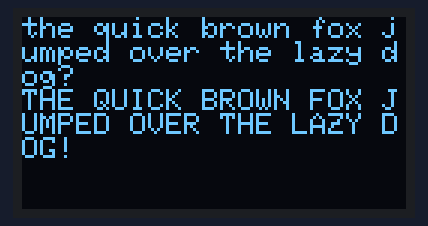
This program was run on a simulated BBC micro:bit (MakeCode). Shown: 128×64 one-colour display. At 5.9 s the program stops and its outputs stay as they are.

Above: at 0.4 s.
At 1.8 s:
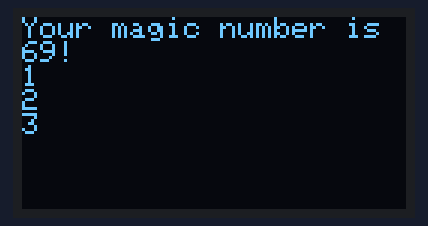
At 3.5 s:
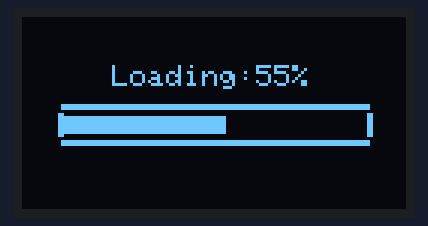
At 4.1 s:
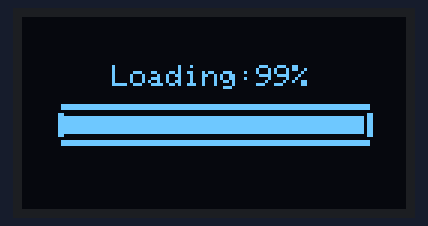
At 6.0 s:
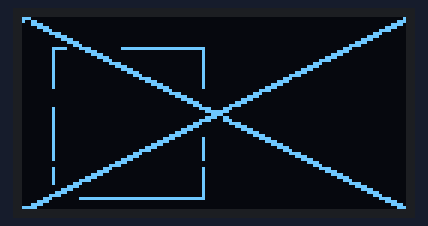

Measured:
- what the display in image 0 shows lasts 1.1 s, from 0.4 s to 1.5 s
- what the display in image 1 shows lasts 1.1 s, from 1.7 s to 2.8 s
- what the display in image 2 shows lasts 0.6 s, from 3.5 s to 4.1 s

The program:

main.ts
```typescript
//% color=#27b0ba icon="\uf26c"
namespace ssd1306 {
    let font: Buffer;

    const SSD1306_SETCONTRAST = 0x81
    const SSD1306_SETCOLUMNADRESS = 0x21
    const SSD1306_SETPAGEADRESS = 0x22
    const SSD1306_DISPLAYALLON_RESUME = 0xA4
    const SSD1306_DISPLAYALLON = 0xA5
    const SSD1306_NORMALDISPLAY = 0xA6
    const SSD1306_INVERTDISPLAY = 0xA7
    const SSD1306_DISPLAYOFF = 0xAE
    const SSD1306_DISPLAYON = 0xAF
    const SSD1306_SETDISPLAYOFFSET = 0xD3
    const SSD1306_SETCOMPINS = 0xDA
    const SSD1306_SETVCOMDETECT = 0xDB
    const SSD1306_SETDISPLAYCLOCKDIV = 0xD5
    const SSD1306_SETPRECHARGE = 0xD9
    const SSD1306_SETMULTIPLEX = 0xA8
    const SSD1306_SETLOWCOLUMN = 0x00
    const SSD1306_SETHIGHCOLUMN = 0x10
    const SSD1306_SETSTARTLINE = 0x40
    const SSD1306_MEMORYMODE = 0x20
    const SSD1306_COMSCANINC = 0xC0
    const SSD1306_COMSCANDEC = 0xC8
    const SSD1306_SEGREMAP = 0xA0
    const SSD1306_CHARGEPUMP = 0x8D
    const xOffset = 0
    const yOffset = 0
    let chipAddress: number = 0x3D;
    let charX = 0
    let charY = 0
    let displayWidth = 128
    let displayHeight = 64 / 8
    let screenSize = 0
    let loadStarted: boolean;
    let loadPercent: number;
    function command(cmd: number, first: number = null, second: number = null) {
        let buf;
        if(second != null)
        {
            buf = pins.createBuffer(6)
            buf[2] = 0x80;
            buf[3] = first;
            buf[4] = 0x80;
            buf[5] = second;
        }
        else if(first != null)
        {
            buf = pins.createBuffer(4)
            buf[2] = 0x80;
            buf[3] = first;
        }
        else
        {
            buf = pins.createBuffer(2)
        }
        buf[0] = 0x80
        buf[1] = cmd

        pins.i2cWriteBuffer(chipAddress, buf, false)
    }
    //% block="clear OLED display"
    //% weight=3
    export function clear() {
        loadStarted = false
        loadPercent = 0
        command(SSD1306_SETCOLUMNADRESS,0x00,displayWidth -1)
        command(SSD1306_SETPAGEADRESS,0x00,displayHeight -1)
        let data = pins.createBuffer(screenSize+1);
        data[0] = 0x40; // Data Mode
        for (let i = 1; i < screenSize+1; i++) {
            data[i] = 0x00
        }
        pins.i2cWriteBuffer(chipAddress, data, false)
        charX = xOffset;
        charY = yOffset;
    }

    function drawLoadingFrame() {
        command(SSD1306_SETCOLUMNADRESS,0x00,displayWidth -1)
        command(SSD1306_SETPAGEADRESS,0x00,displayHeight -1)
        let col = 0
        let page = 0
        let data = pins.createBuffer(17);
        data[0] = 0x40; // Data Mode
        let i = 1
        for (let page = 0; page < displayHeight; page++) {
            for (let col = 0; col < displayWidth; col++) {
                if (page === 3 && col > 12 && col < displayWidth - 12) {
                    data[i] = 0x60
                } else if (page === 5 && col > 12 && col < displayWidth - 12) {
                    data[i] = 0x06
                } else if (page === 4 && (col === 12 || col === 13 || col === displayWidth - 12 || col === displayWidth - 13)) {
                    data[i] = 0xFF
                } else {
                    data[i] = 0x00
                }
                if (i === 16) {
                    pins.i2cWriteBuffer(chipAddress, data, false)
                    i = 1
                } else {
                    i++
                }

            }
        }
        charX = 30
        charY = 2
        writeString("Loading:")
    }
    function drawLoadingBar(percent: number) {
        charX = 78
        charY = 2
        let num = Math.floor(percent)
        writeNum(num)
        writeString("%")
        let width = displayWidth - 14 - 13
        let lastStart = width * (loadPercent / displayWidth)

        command(SSD1306_SETCOLUMNADRESS,14+lastStart,displayWidth -13)
        command(SSD1306_SETPAGEADRESS,4,5)
        let data = pins.createBuffer(2);
        data[0] = 0x40; // Data Mode
        data[1] = 0x7E
        for (let i = lastStart; i < width * (Math.floor(percent) / 100); i++) {
            pins.i2cWriteBuffer(chipAddress, data, false)
        }
        loadPercent = num
    }

    //% block="draw loading bar at $percent percent"
    //% percent.min=0 percent.max=100
    //% weight=2
    export function drawLoading(percent: number) {
        if (loadStarted) {
            drawLoadingBar(percent)
        } else {
            drawLoadingFrame()
            drawLoadingBar(percent)
            loadStarted = true
        }
    }


    //% block="show (without newline) string $str"
    //% weight=6
    export function writeString(str: string) {
        for (let i = 0; i < str.length; i++) {
            if (charX > displayWidth - 6) {
                newLine()
            }
            drawChar(charX, charY, str.charAt(i))
            charX += 6
        }
    }
    //% block="show (without newline) number $n"
    //% weight=5
    export function writeNum(n: number) {
        let numString = n.toString()
        writeString(numString)
    }
    //% block="show string $str"
    //% weight=8
    export function writeStringNewLine(str: string) {
        writeString(str)
        newLine()
    }
    //% block="show number $n"
    //% weight=7
    export function writeNumNewLine(n: number) {
        writeNum(n)
        newLine()
    }
    //% block="insert newline"
    //% weight=4
    export function newLine() {
        charY++
        charX = xOffset
    }
    function drawChar(x: number, y: number, c: string) {
        command(SSD1306_SETCOLUMNADRESS,x,x+5)
        command(SSD1306_SETPAGEADRESS,y,y+1)
        let line = pins.createBuffer(2)
        line[0] = 0x40
        for (let i = 0; i < 6; i++) {
            if (i === 5) {
                line[1] = 0x00
            } else {
                let charIndex = c.charCodeAt(0)
                let charNumber = font.getNumber(NumberFormat.UInt8BE, 5 * charIndex + i)
                line[1] = charNumber

            }
            pins.i2cWriteBuffer(chipAddress, line, false)
        }

    }
    function drawShape(pixels: Array<Array<number>>) {
        let x1 = displayWidth
        let y1 = displayHeight * 8
        let x2 = 0
        let y2 = 0
        for (let i = 0; i < pixels.length; i++) {
            if (pixels[i][0] < x1) {
                x1 = pixels[i][0]
            }
            if (pixels[i][0] > x2) {
                x2 = pixels[i][0]
            }
            if (pixels[i][1] < y1) {
                y1 = pixels[i][1]
            }
            if (pixels[i][1] > y2) {
                y2 = pixels[i][1]
            }
        }
        let page1 = Math.floor(y1 / 8)
        let page2 = Math.floor(y2 / 8)
        let line = pins.createBuffer(2)
        line[0] = 0x40
        for (let x = x1; x <= x2; x++) {
            for (let page = page1; page <= page2; page++) {
                line[1] = 0x00
                for (let i = 0; i < pixels.length; i++) {
                    if (pixels[i][0] === x) {
                        if (Math.floor(pixels[i][1] / 8) === page) {
                            line[1] |= Math.pow(2, (pixels[i][1] % 8))
                        }
                    }
                }
                if (line[1] !== 0x00) {

                    command(SSD1306_SETCOLUMNADRESS,x,x+1)
                    command(SSD1306_SETPAGEADRESS,page,page+1)
                    //line[1] |= pins.i2cReadBuffer(chipAdress, 2)[1]
                    pins.i2cWriteBuffer(chipAddress, line, false)
                }
            }
        }
    }

    //% block="draw line from:|x: $x0 y: $y0 to| x: $x1 y: $y1"
    //% x0.defl=0
    //% y0.defl=0
    //% x1.defl=20
    //% y1.defl=20
    //% weight=1
    export function drawLine(x0: number, y0: number, x1: number, y1: number) {
        let pixels: Array<Array<number>> = []
        let kx: number, ky: number, c: number, i: number, xx: number, yy: number, dx: number, dy: number;
        let targetX = x1
        let targetY = y1
        x1 -= x0; kx = 0; if (x1 > 0) kx = +1; if (x1 < 0) { kx = -1; x1 = -x1; } x1++;
        y1 -= y0; ky = 0; if (y1 > 0) ky = +1; if (y1 < 0) { ky = -1; y1 = -y1; } y1++;
        if (x1 >= y1) {
            c = x1
            for (i = 0; i < x1; i++ , x0 += kx) {
                pixels.push([x0, y0])
                c -= y1; if (c <= 0) { if (i != x1 - 1) pixels.push([x0 + kx, y0]); c += x1; y0 += ky; if (i != x1 - 1) pixels.push([x0, y0]); }
                if (pixels.length > 20) {
                    drawShape(pixels)
                    pixels = []
                    drawLine(x0, y0, targetX, targetY)
                    return
                }
            }
        } else {
            c = y1
            for (i = 0; i < y1; i++ , y0 += ky) {
                pixels.push([x0, y0])
                c -= x1; if (c <= 0) { if (i != y1 - 1) pixels.push([x0, y0 + ky]); c += y1; x0 += kx; if (i != y1 - 1) pixels.push([x0, y0]); }
                if (pixels.length > 20) {
                    drawShape(pixels)
                    pixels = []
                    drawLine(x0, y0, targetX, targetY)
                    return
                }
            }
        }
        drawShape(pixels)
    }

    //% block="draw rectangle from:|x: $x0 y: $y0 to| x: $x1 y: $y1"
    //% x0.defl=0
    //% y0.defl=0
    //% x1.defl=20
    //% y1.defl=20
    //% weight=0
    export function drawRectangle(x0: number, y0: number, x1: number, y1: number) {
        drawLine(x0, y0, x1, y0)
        drawLine(x0, y1, x1, y1)
        drawLine(x0, y0, x0, y1)
        drawLine(x1, y0, x1, y1)
    }
    //% block="initialize OLED at i2caddress $chipAddr with width $width height $height and reset $reset"
    //% width.defl=128
    //% height.defl=64
    //% weight=9
    export function init(width: number, height: number, reset: DigitalPin = null, chipAddr: number = 0x3D) {
        chipAddress = chipAddr
        if(reset != null)
        {
            pins.digitalWritePin(reset, 1);
            control.waitMicros(1000);
            pins.digitalWritePin(reset, 0);
            control.waitMicros(10000);
            pins.digitalWritePin(reset, 1);
        }
        command(SSD1306_DISPLAYOFF);
        command(SSD1306_CHARGEPUMP,0x14);
        command(SSD1306_MEMORYMODE,0x00);
        command(SSD1306_COMSCANDEC);
        command(SSD1306_SEGREMAP|0x01);
        command(SSD1306_SETPRECHARGE,0xF1);
        command(SSD1306_SETVCOMDETECT,0x30);
        command(SSD1306_DISPLAYALLON_RESUME);
        command(SSD1306_DISPLAYON);

        displayWidth = width
        displayHeight = height / 8
        screenSize = displayWidth * displayHeight
        charX = xOffset
        charY = yOffset
        font = hex`
    0000000000
    3E5B4F5B3E
    3E6B4F6B3E
    1C3E7C3E1C
    183C7E3C18
    1C577D571C
    1C5E7F5E1C
    00183C1800
    FFE7C3E7FF
    0018241800
    FFE7DBE7FF
    30483A060E
    2629792926
    407F050507
    407F05253F
    5A3CE73C5A
    7F3E1C1C08
    081C1C3E7F
    14227F2214
    5F5F005F5F
    06097F017F
    006689956A
    6060606060
    94A2FFA294
    08047E0408
    10207E2010
    08082A1C08
    081C2A0808
    1E10101010
    0C1E0C1E0C
    30383E3830
    060E3E0E06
    0000000000
    00005F0000
    0007000700
    147F147F14
    242A7F2A12
    2313086462
    3649562050
    0008070300
    001C224100
    0041221C00
    2A1C7F1C2A
    08083E0808
    0080703000
    0808080808
    0000606000
    2010080402
    3E5149453E
    00427F4000
    7249494946
    2141494D33
    1814127F10
    2745454539
    3C4A494931
    4121110907
    3649494936
    464949291E
    0000140000
    0040340000
    0008142241
    1414141414
    0041221408
    0201590906
    3E415D594E
    7C1211127C
    7F49494936
    3E41414122
    7F4141413E
    7F49494941
    7F09090901
    3E41415173
    7F0808087F
    00417F4100
    2040413F01
    7F08142241
    7F40404040
    7F021C027F
    7F0408107F
    3E4141413E
    7F09090906
    3E4151215E
    7F09192946
    2649494932
    03017F0103
    3F4040403F
    1F2040201F
    3F4038403F
    6314081463
    0304780403
    6159494D43
    007F414141
    0204081020
    004141417F
    0402010204
    4040404040
    0003070800
    2054547840
    7F28444438
    3844444428
    384444287F
    3854545418
    00087E0902
    18A4A49C78
    7F08040478
    00447D4000
    2040403D00
    7F10284400
    00417F4000
    7C04780478
    7C08040478
    3844444438
    FC18242418
    18242418FC
    7C08040408
    4854545424
    04043F4424
    3C4040207C
    1C2040201C
    3C4030403C
    4428102844
    4C9090907C
    4464544C44
    0008364100
    0000770000
    0041360800
    0201020402
    3C2623263C
    1EA1A16112
    3A4040207A
    3854545559
    2155557941
    2154547841
    2155547840
    2054557940
    0C1E527212
    3955555559
    3954545459
    3955545458
    0000457C41
    0002457D42
    0001457C40
    F0292429F0
    F0282528F0
    7C54554500
    2054547C54
    7C0A097F49
    3249494932
    3248484832
    324A484830
    3A4141217A
    3A42402078
    009DA0A07D
    3944444439
    3D4040403D
    3C24FF2424
    487E494366
    2B2FFC2F2B
    FF0929F620
    C0887E0903
    2054547941
    0000447D41
    3048484A32
    384040227A
    007A0A0A72
    7D0D19317D
    2629292F28
    2629292926
    30484D4020
    3808080808
    0808080838
    2F10C8ACBA
    2F102834FA
    00007B0000
    08142A1422
    22142A1408
    AA005500AA
    AA55AA55AA
    000000FF00
    101010FF00
    141414FF00
    1010FF00FF
    1010F010F0
    141414FC00
    1414F700FF
    0000FF00FF
    1414F404FC
    141417101F
    10101F101F
    1414141F00
    101010F000
    0000001F10
    1010101F10
    101010F010
    000000FF10
    1010101010
    101010FF10
    000000FF14
    0000FF00FF
    00001F1017
    0000FC04F4
    1414171017
    1414F404F4
    0000FF00F7
    1414141414
    1414F700F7
    1414141714
    10101F101F
    141414F414
    1010F010F0
    00001F101F
    0000001F14
    000000FC14
    0000F010F0
    1010FF10FF
    141414FF14
    1010101F00
    000000F010
    FFFFFFFFFF
    F0F0F0F0F0
    FFFFFF0000
    000000FFFF
    0F0F0F0F0F
    3844443844
    7C2A2A3E14
    7E02020606
    027E027E02
    6355494163
    3844443C04
    407E201E20
    06027E0202
    99A5E7A599
    1C2A492A1C
    4C7201724C
    304A4D4D30
    3048784830
    BC625A463D
    3E49494900
    7E0101017E
    2A2A2A2A2A
    44445F4444
    40514A4440
    40444A5140
    0000FF0103
    E080FF0000
    08086B6B08
    3612362436
    060F090F06
    0000181800
    0000101000
    3040FF0101
    001F01011E
    00191D1712
    003C3C3C3C
    0000000000`
        loadStarted = false
        loadPercent = 0
        clear()
    }
}
```

test.ts
```typescript
ssd1306.init(128, 64)
ssd1306.writeStringNewLine("the quick brown fox jumped over the lazy dog?")
ssd1306.writeStringNewLine("THE QUICK BROWN FOX JUMPED OVER THE LAZY DOG!")
basic.pause(1000)
ssd1306.clear()
ssd1306.writeString("Your magic number is ")
ssd1306.writeNum(23 * 3)
ssd1306.writeStringNewLine("!")
ssd1306.writeNumNewLine(1)
basic.pause(100)
ssd1306.writeNumNewLine(2)
basic.pause(100)
ssd1306.writeNumNewLine(3)
basic.pause(1000)
for (let i = 0; i < 100; i++) {
    ssd1306.drawLoading(i)
}
basic.pause(1000)
ssd1306.clear()
ssd1306.drawRectangle(10, 10, 60, 60)
ssd1306.drawLine(0, 0, 128, 64)
ssd1306.drawLine(0, 64, 128, 0)
```
